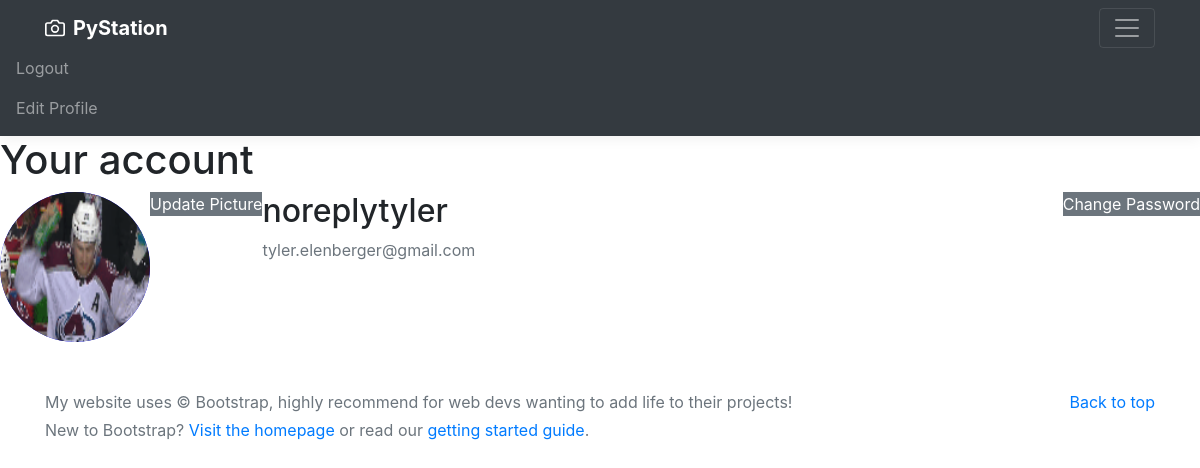
/account/noreplytyler (signed in), run on an earlier commit of the app's database.
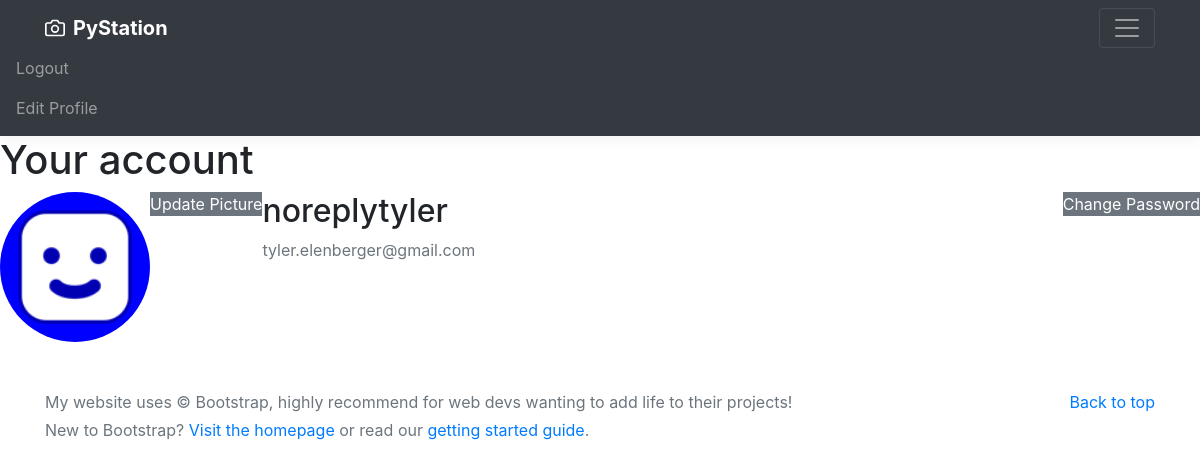
And on a later commit of the database.
### PyStation/models.py (models this page shows, shortened)
class User(UserMixin, db.Model):
    id = db.Column(db.Integer, primary_key=True)
    username = db.Column(db.String(30), unique=True, nullable=False)
    email = db.Column(db.String(120), unique=True, nullable=False)
    image_file = db.Column(db.String(), nullable=False, default='default.png')
    password = db.Column(db.String(30), nullable=False)
    posts = db.relationship('Post', backref='author', lazy=True)

### PyStation/users/routes.py (the view)
@users.route("/account/<username>", methods=['GET', 'POST'])
@login_required
def account(username):
    form = UpdateProfileForm()
    user = User.query.filter_by(username=username).first_or_404()
    return render_template('account.html', user=user, form=form)

### PyStation/models.py (called while the page is built)
@login.user_loader
def load_user(user_id):
    return User.query.get(int(user_id))

### PyStation/templates/account.html
{% extends "layout.html" %}
{% block content %}
<h1>Your account</h1>
    <div class="content-section">
        <div class="media">
            <img class="rounded-circle account-img" style="background-color: blue;" src="{{ url_for('static', filename='profile_pics/' + current_user.image_file) }}" width="150" height="150">
            <a href="{{ url_for('users.account_pic', username=current_user.username) }}" class="btn-secondary">Update Picture</a>
            <div class="media-body">
                <h2>{{ current_user.username }}</h2>
                <p class="text-secondary">{{ current_user.email }}</p>
            </div>
            <a href="{{ url_for('users.account_password', username=current_user.username) }}" class="btn-secondary">Change Password</a>
        </div>
    </div>
{% endblock content %}

What changed in the data, as far as the page shows it:
changed User "noreplytyler": image_file: a different picture
